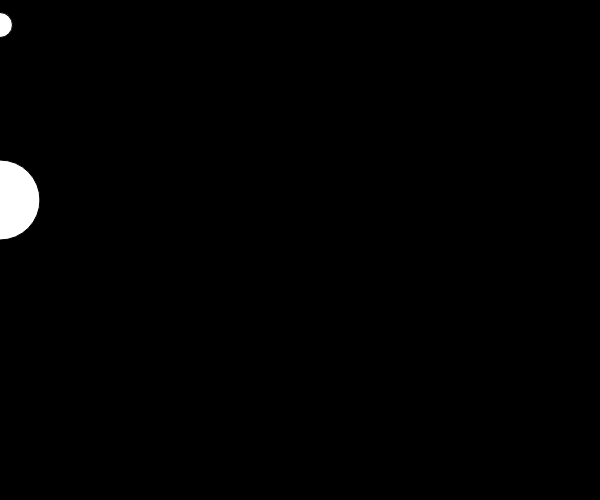
Frame 1 (no input)
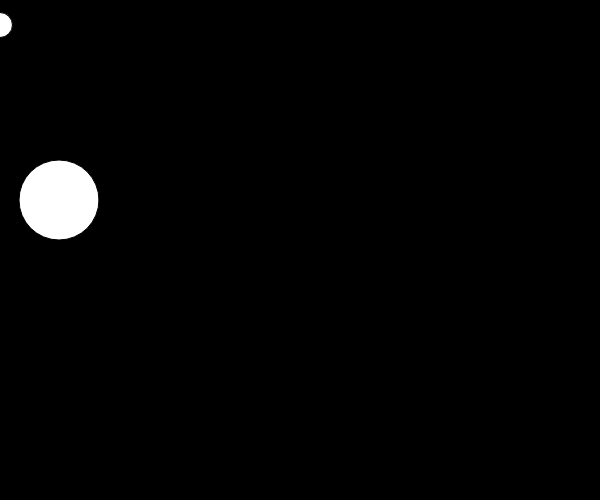
Frame 60 (no input)
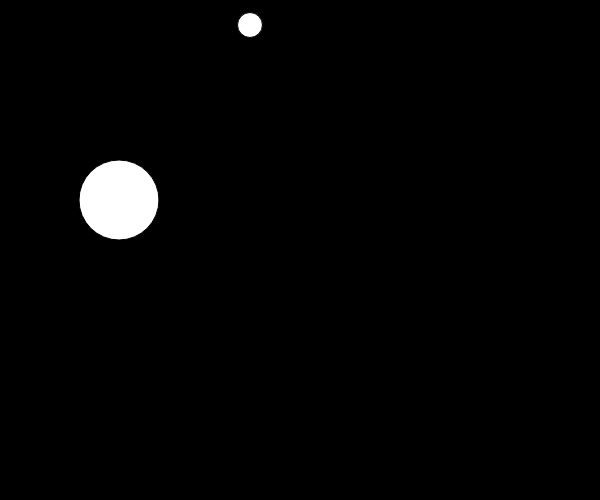
Frame 120 (the mouse pressed at the canvas centre since frame 60)

The p5.js sketch that drew these frames (run headless with seeded random() and noise() and a simulated clock; from frame 60 on, the mouse is pressed at the canvas centre):

// p5.js sketch
// ── sketch.js
var ellipseX = 0;

// setup
function setup() {
  createCanvas(600, 500);
}

function draw() {
// background
background(0);
// ellipse
ellipse(ellipseX, 200, 80, 80);
// lateral movement of big ellipse
ellipseX = ellipseX + 1;
// movement of small ellipses with mouse
var x1 = map(mouseX, 0, width, 25, 75);
ellipse(mouseY, 25, 25, 25);
var x2 = map(mouseX, 0, height, 0, 100);

}
